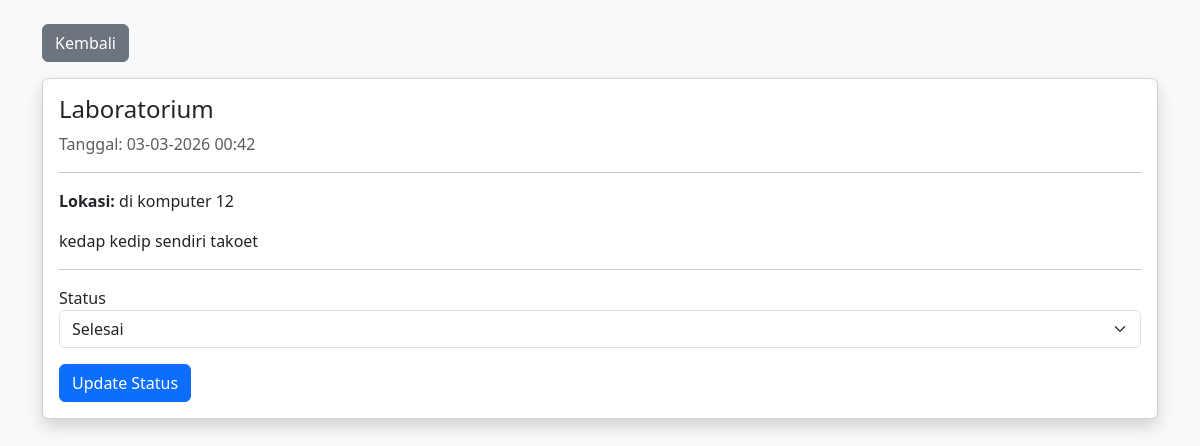
The page /admin/aspirasi/detail.php?id=63108 (signed in) on the database its author committed.
### tables this page shows
CREATE TABLE `aspirasi` (
  `id_aspirasi` int NOT NULL,
  `status` enum('Menunggu','Proses','Selesai') DEFAULT 'Menunggu',
  `id_pelaporan` int NOT NULL,
  `feedback` text,
  `nis` int DEFAULT NULL,
  `date_created` datetime NOT NULL DEFAULT CURRENT_TIMESTAMP
);

CREATE TABLE `kategori` (
  `id_kategori` int NOT NULL,
  `ket_kategori` varchar(30) NOT NULL
);

CREATE TABLE `input_aspirasi` (
  `id_pelaporan` int NOT NULL,
  `nis` int NOT NULL,
  `lokasi` varchar(50) NOT NULL,
  `ket` text NOT NULL,
  `id_kategori` int NOT NULL,
  `created_at` datetime NOT NULL DEFAULT CURRENT_TIMESTAMP
);

### admin/aspirasi/detail.php (the view, shortened to what this page needs)
<?php
    include "../../config/config.php";
    $id = $_GET['id'];
    $data = mysqli_query($conn, "
    SELECT
        a.id_pelaporan,
        a.status,
        a.feedback,
        a.date_created,
        i.lokasi,
        i.ket,
        k.ket_kategori
    FROM aspirasi a
    JOIN input_aspirasi i ON a.id_pelaporan = i.id_pelaporan
    JOIN kategori k ON i.id_kategori = k.id_kategori
    WHERE a.id_pelaporan='$id'
    ");
    $row = mysqli_fetch_assoc($data);
?>
<!doctype html>
<html>
<head>
    <link href="https://cdn.jsdelivr.net/npm/bootstrap@5.3.2/dist/css/bootstrap.min.css" rel="stylesheet">
</head>
<body class="bg-light">
<div class="container mt-4">
    <a href="index.php" class="btn btn-secondary mb-3">Kembali</a>
    <div class="card shadow">
        <div class="card-body">
            <h4><?= $row['ket_kategori'] ?></h4>
            <p class="text-muted">Tanggal: <?= date("d-m-Y H:i", strtotime($row['date_created'])) ?></p>
            <hr>
            <p><strong>Lokasi:</strong> <?= $row['lokasi'] ?></p>
            <p><?= $row['ket'] ?></p>
            <hr>
            <form method="POST">
            <div class="mb-3">
                <label>Status</label>
                <select name="status" class="form-select">
                    <option value="Selesai" <?= $row['status']=="Selesai"?"selected":"" ?>>Selesai</option>
                </select>
            </div>
            <button type="submit" name="update" class="btn btn-primary">
            Update Status
            </button>
            </form>
        </div>
    </div>
</div>
</body>
</html>

### rows shown on the page
aspirasi: kategori.ket_kategori "Laboratorium", date_created "03-03-2026 00:42", id_pelaporan.lokasi "di komputer 12", id_pelaporan.ket "kedap kedip sendiri takoet", status "Selesai"
